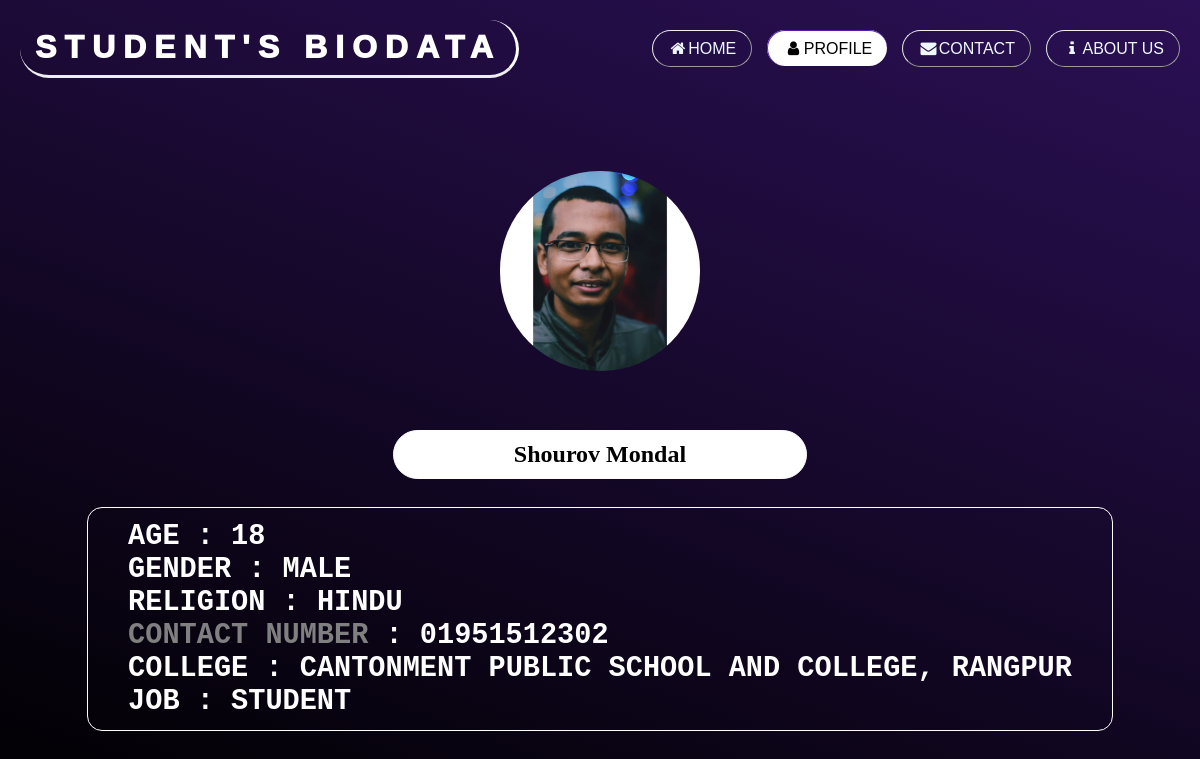
Page /shourov on the committed database.
### tables this page shows
CREATE TABLE "people" (
	"ID"	INTEGER,
	"FirstName"	TEXT,
	"LastName"	TEXT,
	"College"	TEXT,
	"Age"	TEXT,
	"Gender"	TEXT,
	"Religion"	TEXT,
	"Contact_Number"	TEXT,
	"FB_URL"	TEXT,
	"Job"	TEXT,
	"Image_Path"	TEXT,
	"Username"	TEXT,
	PRIMARY KEY("ID")
);

### profile.py (the view)
class Profile(Resource):
    def get(self, name):
        student = Student.find_by_username(name)
        if student:
            data = {" ".join([student[x] for x in range(1, 3)]): [student[x] for x in range(3, len(student) - 1)]}
            usernames = Student.find_all_username()
            print(data)
            print(usernames)
            return make_response(render_template("profile.html", data=data, user=usernames))
        else:
            return None

### profile.py (called while the page is built)
    @staticmethod
    def find_by_username(name):
        connection = sqlite3.connect("All Information.db")
        cursor = connection.cursor()
        query = "SELECT * FROM people WHERE Username=?"
        result = cursor.execute(query, (name,))
        row = result.fetchone()
        connection.commit()
        connection.close()
        if row:
            return row  # returning all information of a student in list
        else:
            return None

    @staticmethod
    def find_all_username():
        connection = sqlite3.connect("All Information.db")
        cursor = connection.cursor()
        users = list(cursor.execute("SELECT FirstName, LastName, Username FROM people ").fetchall())
        connection.commit()
        connection.close()
        usernames = []
        for user in users:
            usernames.append(tuple([" ".join(user[x] for x in range(2)), user[2]]))
        return usernames  # returning all usernames in list of tuples -> (FirstName + LastName, Username)

### templates/profile.html (shortened to what this page needs)
<!doctype html>
<html>
<head>
    <link rel="stylesheet" type="text/css" href="https://cdnjs.cloudflare.com/ajax/libs/font-awesome/4.7.0/css/font-awesome.min.css">
</head>
<body align="center">
    <header>
       <a href="{{url_for("home")}}" class="logo">STUDENT'S BIODATA</a>
    <ul type=circle>
        <li> <a href="{{url_for("home")}}" ><i class="fa fa-fw fa-home"></i>HOME</a></li>
        <li> <a class="active"><i class="fa fa-fw fa-user"></i>PROFILE</a>
        </li>
        <li> <a href="#"><i class="fa fa-fw fa-envelope"></i>CONTACT</a></li>
        <li> <a href="#"><i class="fa fa-fw fa-info"></i>ABOUT US</a></li>
        </ul>
        </header><br><br><br><br><br><br><br><br><br>
    {% for key, value in data.items() %}
    <div class="img"> <img src="{{value[7]}}" alt="picture" height="200px" width="200px"> </div> <br><br><br>
    <div class="info" >
        <h2> {{key}} </h2> <br><br>
        <section>
            <b> Age </b>: {{value[1]}} <br>
            <b> Gender </b>: {{value[2]}} <br>
            <b> Religion </b>: {{value[3]}} <br>
            <b><a class="link" href="tel:{{value[4]}}" > Contact Number </a></b>: {{value[4]}} <br>
            <b> College </b>: {{value[0]}} <br>
            <b> Job </b>: {{value[6]}} <br>
        </section>
    </div>
    {%endfor%}
    <footer>
        <div class="star star1"></div>
        <div class="star star2"></div>
        <div class="star star3"></div>
        <div class="star star4"></div>
        <div class="star star5"></div>
        <div class="star star6"></div>
        <div class="star star7"></div>
        <div class="star star8"></div>
    </footer>
</body>
</html>

### templates/profile.html (style rules this page uses)
body { min-height: 100vh; font-family:sans-serif; background: linear-gradient(20deg,black,#2b1055); justify-content: flex-end; align-items: flex-end; display:inherit; }
header { position: absolute; top: 0; left: 0; width: 100%; padding: 20px 0; display: flex; justify-content: space-between; align-items: center; transition: background 1s; }
header .logo { color:white; font-weight:1000; text-transform: uppercase; letter-spacing: 8px; font-size: 2em; font-family:sans-serif; text-decoration:none; padding: 9px 15px; border-radius: 50px; border-right-style:solid; border-bottom-style: inset; transition: background 1.5s; margin-left: 20px; }
header ul { display: flex; justify-content: center; align-items: center; padding-right: 20px; }
header ul li { list-style: none; align-self:flex-start; margin-left: 15px; }
header ul li a { text-decoration: none; color: aliceblue; padding: 9px 15px; border-radius: 30px; border-right-style:solid; border-bottom-style: solid; border-style: outset; border-width:thin; transition: background 1.5s; }
header ul li a:hover, header ul li a.active { background: white; color: black; border-bottom-style: none; border-right-style: none; border-color:#2b1055; }
.info h2 { text-decoration: none; display: inline-block; margin:0px 12px; padding:10px 120px; background: white; color: black; border: .5px solid white; border-radius: 100px; transition:color 1s; transition: background 1s; position:relative; font-family:cursive; font-size: 1.5em; font-weight: 900; }
.info section { width:inherit; height: inherit; font-family: monospace; text-decoration: none; text-transform: uppercase; display: inline-block; padding: 12px 40px; color: white; text-align: left; border: .5px solid white; position: relative; font-size: 2.2em; font-weight: 600; background-color:transparent; color: white; border: .5px solid white; border-radius: 15px; text-decoration: none; margin: 10px 12px; }
.info section a { text-decoration: none; }
.img img { border: .5px solid transparent; border-radius: 100px; }
footer .star { position: absolute; top: 0; left: 0; width:80%; height:81%; pointer-events: none; animation: animate 8s ease-in-out infinite, backgroundmove 16s linear infinite; justify-content: center; }
footer .star.star1 { background: url(star1.png); animation-delay: 0s; }
footer .star.star2 { background: url(star2.png); animation-delay: -1s; }
footer .star.star3 { background: url(star3.png); animation-delay: -7s; }
footer .star.star4 { background: url(star4.png); animation-delay: -3s; }
footer .star.star5 { background: url(star5.png); animation-delay: -4s; }
footer .star.star6 { background: url(star6.png); animation-delay: -5s; }
footer .star.star7 { background: url(star7.png); animation-delay: -6s; }
footer .star.star8 { background: url(star8.png); animation-delay: -2s; }
.link { color: gray; background-color: transparent; text-decoration: underline; }

### rows in the picture
people: Age "18", Gender "MALE", Religion "HINDU", Contact_Number "01951512302", College "CANTONMENT PUBLIC SCHOOL AND COLLEGE, RANGPUR", Job "STUDENT"

### other values in the picture
{{ key }} "Shourov Mondal"
